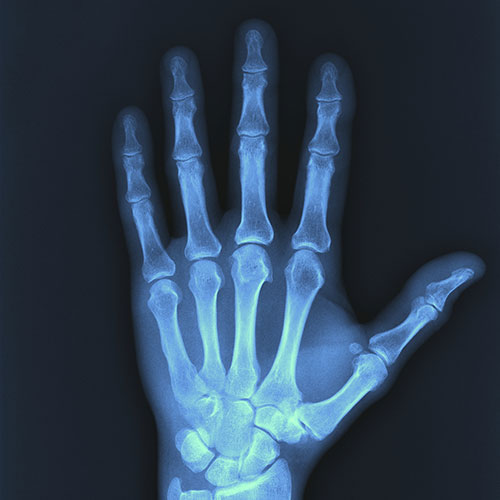
#> input picture MEDICAL_IMAGES/RX/Taller 1 - Conceptos Basicos/py/ejemplo 2/hand.jpg, 500 x 500 px
$ python plot_hand.py
#> lines starting #> are read from the running program, lines starting #| are printed output that depends on the picture
import matplotlib.pyplot as plt
import matplotlib.image as mpimg

# Ruta de las imágenes
ruta_imagen1 = 'hand.jpg'  # Reemplaza 'ruta_de_la_imagen1.jpg' con la ruta de tu primera imagen
ruta_imagen2 = 'g_hand.jpg'  # Reemplaza 'ruta_de_la_imagen2.jpg' con la ruta de tu segunda imagen

# Cargar las imágenes
imagen1 = mpimg.imread(ruta_imagen1)
#> imagen1 is the input picture: shape (500, 500, 3); mean R, G, B 46.2, 65, 84.6
imagen2 = mpimg.imread(ruta_imagen2)
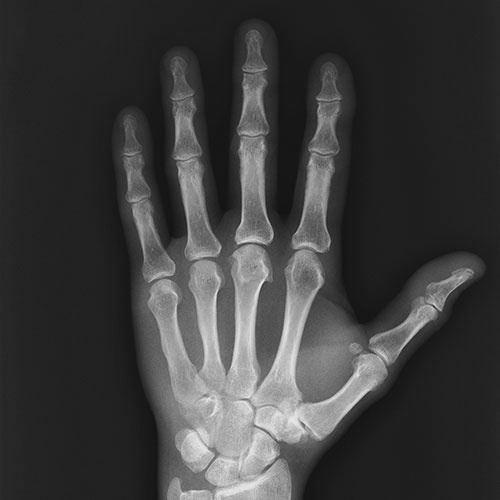
#> input picture MEDICAL_IMAGES/RX/Taller 1 - Conceptos Basicos/py/ejemplo 2/g_hand.jpg, 500 x 500 px
#> imagen2 is the input picture: shape (500, 500); min 17, max 237, mean 61

# Crear la figura con 1 fila y 2 columnas
fig, axs = plt.subplots(1, 2, figsize=(10, 5))

# Mostrar la primera imagen en la primera columna
axs[0].imshow(imagen1)
axs[0].axis('off')  # Deshabilitar ejes
axs[0].set_title('Oroginal')

# Mostrar la segunda imagen en la segunda columna
axs[1].imshow(imagen2, cmap='gray')
axs[1].axis('off')  # Deshabilitar ejes
axs[1].set_title('Grises')

# Agregar título general para la figura
fig.suptitle('X-ray Hand', fontsize=16)

# Mostrar la figura
plt.show()
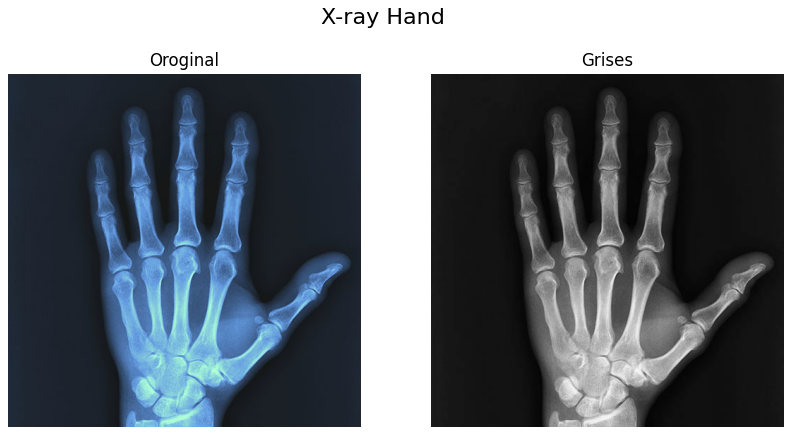
#> figure drawn by matplotlib, 2 panels
